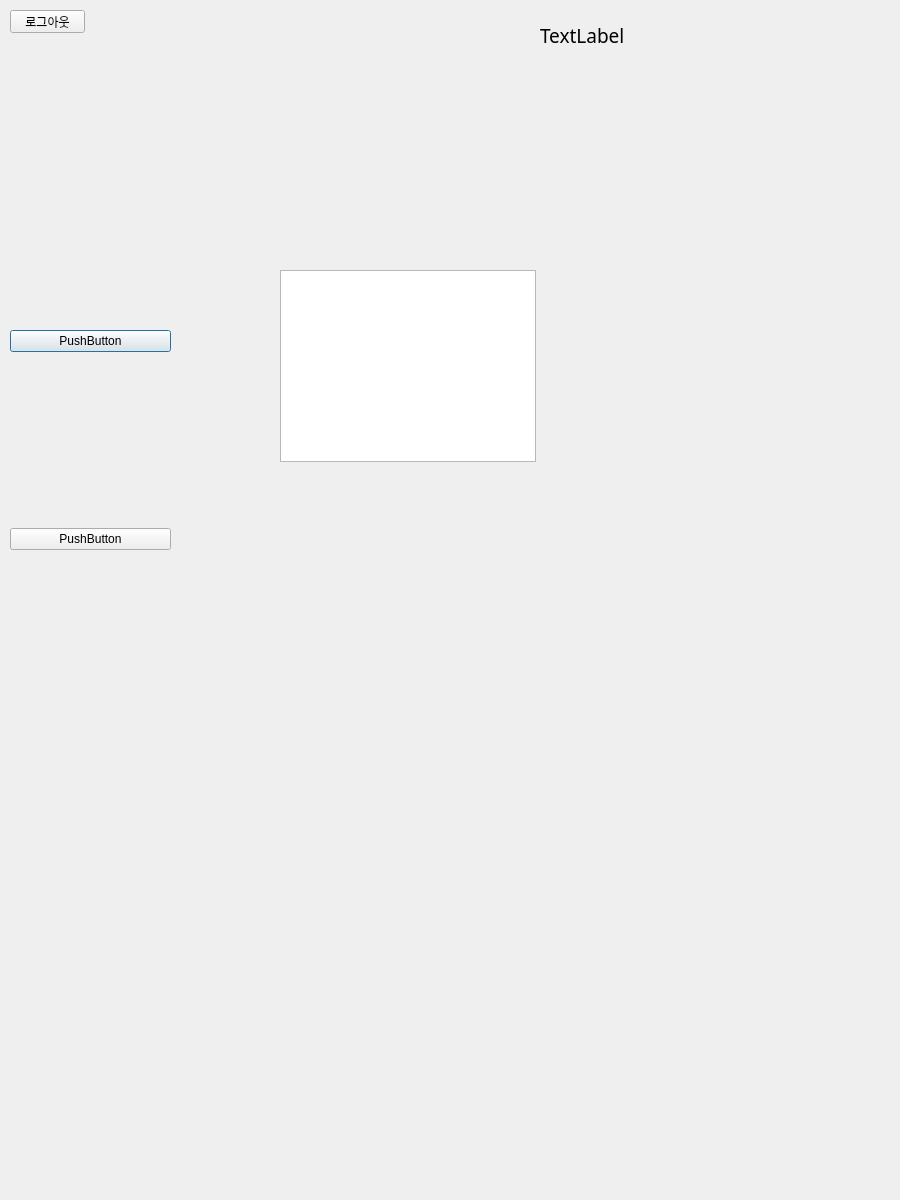
<?xml version="1.0" encoding="UTF-8"?>
<ui version="4.0">
 <class>Dialog</class>
 <widget class="QDialog" name="Dialog">
  <property name="geometry">
   <rect>
    <x>0</x>
    <y>0</y>
    <width>900</width>
    <height>1200</height>
   </rect>
  </property>
  <property name="windowTitle">
   <string>Dialog</string>
  </property>
  <widget class="QLabel" name="label">
   <property name="geometry">
    <rect>
     <x>540</x>
     <y>10</y>
     <width>300</width>
     <height>50</height>
    </rect>
   </property>
   <property name="font">
    <font>
     <family>HY견고딕</family>
     <pointsize>14</pointsize>
     <weight>50</weight>
     <italic>false</italic>
     <bold>false</bold>
    </font>
   </property>
   <property name="styleSheet">
    <string notr="true">font: 14pt &quot;HY견고딕&quot;;</string>
   </property>
   <property name="text">
    <string>TextLabel</string>
   </property>
  </widget>
  <widget class="QWidget" name="verticalLayoutWidget">
   <property name="geometry">
    <rect>
     <x>10</x>
     <y>160</y>
     <width>161</width>
     <height>561</height>
    </rect>
   </property>
   <layout class="QVBoxLayout" name="verticalLayout">
    <item>
     <widget class="QPushButton" name="pushButton_2">
      <property name="text">
       <string>PushButton</string>
      </property>
     </widget>
    </item>
    <item>
     <widget class="QPushButton" name="pushButton">
      <property name="text">
       <string>PushButton</string>
      </property>
     </widget>
    </item>
   </layout>
  </widget>
  <widget class="QListView" name="listView">
   <property name="geometry">
    <rect>
     <x>280</x>
     <y>270</y>
     <width>256</width>
     <height>192</height>
    </rect>
   </property>
  </widget>
  <widget class="QPushButton" name="btn_main">
   <property name="geometry">
    <rect>
     <x>10</x>
     <y>10</y>
     <width>75</width>
     <height>23</height>
    </rect>
   </property>
   <property name="text">
    <string>로그아웃</string>
   </property>
  </widget>
 </widget>
 <resources/>
 <connections/>
</ui>
